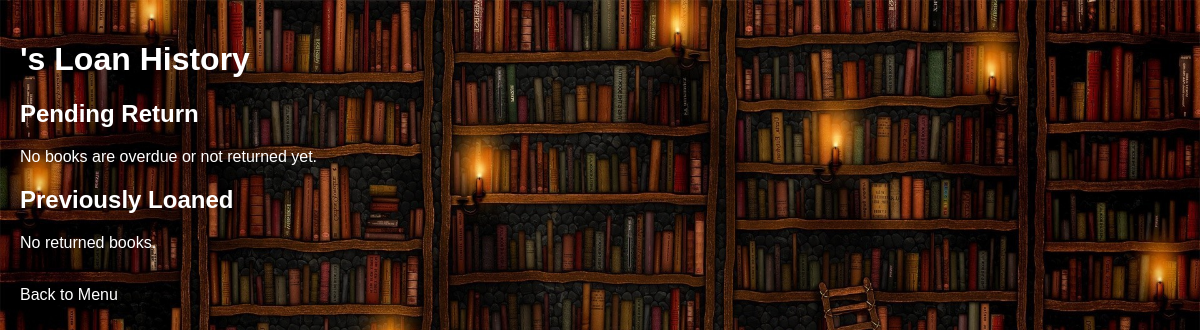
The page /user_loans/6 on the database as committed earlier.
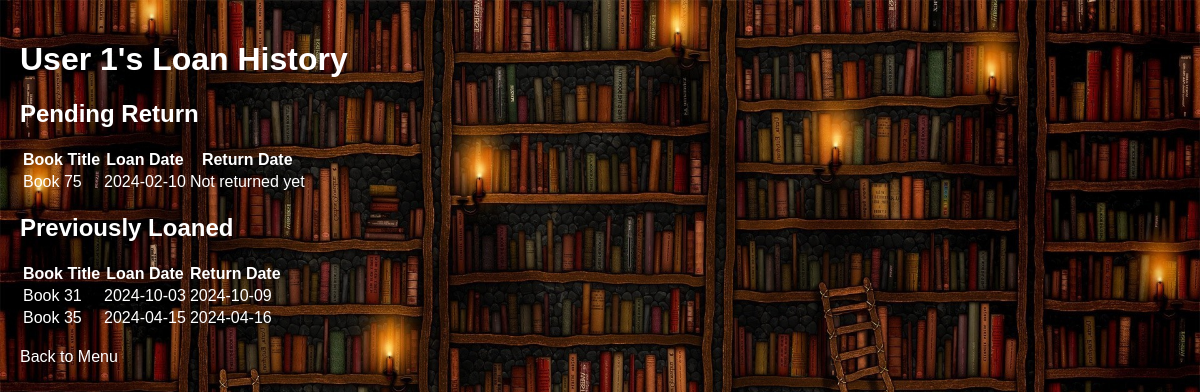
The same page on the database as committed later.
### initial.py (models this page shows)
class User(db.Model):
    id = db.Column(db.Integer, primary_key=True)
    name = db.Column(db.String(100), nullable=False)
    loans = db.relationship('Loan', backref='user', lazy=True)

class Loan(db.Model):
    id = db.Column(db.Integer, primary_key=True)
    book_id = db.Column(db.Integer, db.ForeignKey('book.id'), nullable=False)
    user_id = db.Column(db.Integer, db.ForeignKey('user.id'), nullable=False)
    loan_date = db.Column(db.Date, nullable=False)
    return_date = db.Column(db.Date, nullable=True)

class Book(db.Model):
    id = db.Column(db.Integer, primary_key=True)
    title = db.Column(db.String(100), nullable=False)
    author = db.Column(db.String(100), nullable=False)
    published_date = db.Column(db.String(10), nullable=False)
    status = db.Column(db.String(10), default="available")
    pages = db.Column(db.Integer, nullable=False, default=0)
    goodread_rating = db.Column(db.Float, nullable=False, default=0.0)
    loans = db.relationship('Loan', backref='book', lazy=True)     #backref to Loans

### initial.py (the view)
@app.route('/user_loans/<int:user_id>')
def user_loans(user_id):
    user = User.query.get(user_id)
    loans = Loan.query.filter_by(user_id=user_id).all()
    returned_loans = [loan for loan in loans if loan.return_date is not None]
    not_returned_loans = [loan for loan in loans if loan.return_date is None]
    returned_loans.sort(key=lambda loan: loan.return_date, reverse=True)
    return render_template('user_loans.html',
                           user=user,
                           returned_loans=returned_loans,
                           not_returned_loans=not_returned_loans)

### templates/user_loans.html (shortened to what this page needs)
<!DOCTYPE html>
<html lang="en">
<head>
    <link rel="stylesheet" href="{{ url_for('static', filename='style.css') }}">
</head>
<body>
    <h1>{{ user.name }}'s Loan History</h1>
    <h2>Pending Return</h2>
    {% if not_returned_loans %}
        <table>
            <thead>
                <tr>
                    <th>Book Title</th>
                    <th>Loan Date</th>
                    <th>Return Date</th>
                </tr>
            </thead>
            <tbody>
                {% for loan in not_returned_loans %}
                    <tr>
                        <td>{{ loan.book.title }}</td>
                        <td>{{ loan.loan_date }}</td>
                        <td>Not returned yet</td>
                    </tr>
                {% endfor %}
            </tbody>
        </table>
    {% else %}
        <p>No books are overdue or not returned yet.</p>
    {% endif %}
    <h2>Previously Loaned</h2>
    {% if returned_loans %}
        <table>
            <thead>
                <tr>
                    <th>Book Title</th>
                    <th>Loan Date</th>
                    <th>Return Date</th>
                </tr>
            </thead>
            <tbody>
                {% for loan in returned_loans %}
                    <tr>
                        <td>{{ loan.book.title }}</td>
                        <td>{{ loan.loan_date }}</td>
                        <td>{{ loan.return_date }}</td>
                    </tr>
                {% endfor %}
            </tbody>
        </table>
    {% else %}
        <p>No returned books.</p>
    {% endif %}
    <br>
    <a href="/">Back to Menu</a>
</body>
</html>

### static/style.css (style rules this page uses)
body { background-image: url('/static/background.jpg'); background-size: 100% 100%; background-position: center center; background-attachment: fixed; color: white; font-family: Arial, sans-serif; margin: 0; padding: 0; }
h1, h2, h3, p, a { color: white; }
a { text-decoration: none; }
body { padding: 20px; }

Rows that differ between the two databases and show on the page:
added User: name "User 1"
added Loan: book "Book 75", loan_date "2024-02-10", shown under "Pending Return"
added Loan: book "Book 31", loan_date "2024-10-03", return_date "2024-10-09", shown under "Previously Loaned"
added Loan: book "Book 35", loan_date "2024-04-15", return_date "2024-04-16", shown under "Previously Loaned"
Other text that changed with them:
text no longer shown: "No books are overdue or not returned yet. No returned books."
text now shown: "Book Title Loan Date Return Date Book Title Loan Date Return Date"
